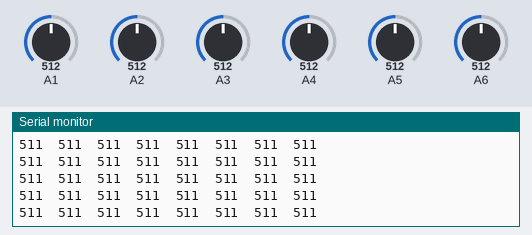
This sketch was run on a simulated Arduino Uno, built with avr-gcc and run on an emulated ATmega328P. Shown: the last lines printed to the serial monitor. The inputs (shaded band) are chosen by the test bench; at power-on: A2 = 512, A4 = 512, A1 = 512, A3 = 512, A5 = 512, A6 = 512.

Above: at 2.7 s.
2.8 s: A2 set to 107
At 2.85 s:
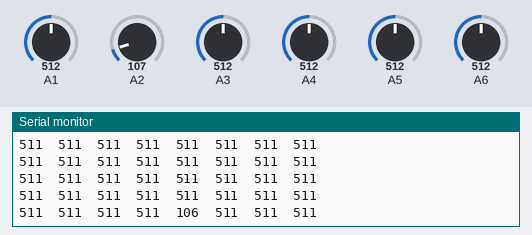
5.8 s: A2 set to 95
At 5.8 s:
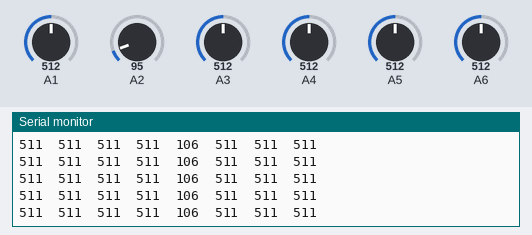
8.8 s: A4 set to 110
At 8.85 s:
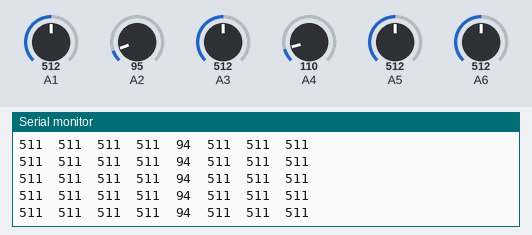
10.3 s: A4 set to 92
At 10.33 s:
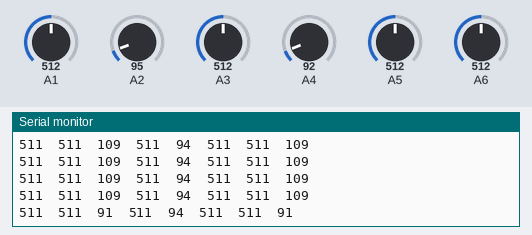
Timing chart, 0 to 12.8 s (numbered marks = the images above; inputs shaded):
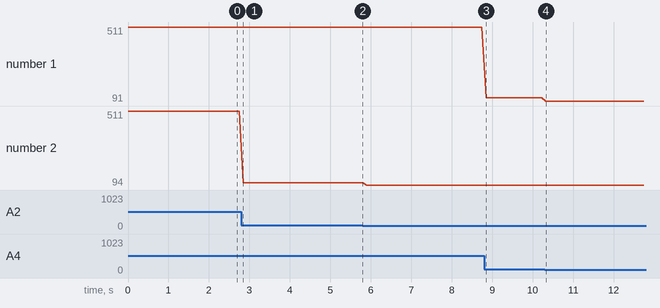

The sketch:

index.ino
```cpp
#include <QTRSensors.h>
QTRSensors SeguirL;

const uint8_t SensorNum = 8;
uint16_t sensorValues[SensorNum];

void setup() {
  Serial.begin(9600);
  SeguirL.setTypeAnalog();
  SeguirL.setSensorPins((const uint8_t[]){36, 39, 34, 35, 32, 33, 25, 26}, SensorNum);

  SeguirL.setEmitterPin(27);

}


void loop() {
  SeguirL.read(sensorValues);
  for(int i=0;i<8;i++){
    Serial.print(sensorValues[i]);
    Serial.print('\t');
  }
  Serial.println();
  delay(100);
}
```

Measured:
- after the input at 2.8 s, the serial monitor: prints a new line after 0.05 s (image 1)
- after the input at 10.3 s, the serial monitor: prints a new line at once (image 4)
- plotted number 1: 511 → 109 after the input at 8.8 s, 109 → 91 after the input at 10.3 s
- plotted number 2: 511 → 106 after the input at 2.8 s, 106 → 94 after the input at 5.8 s
